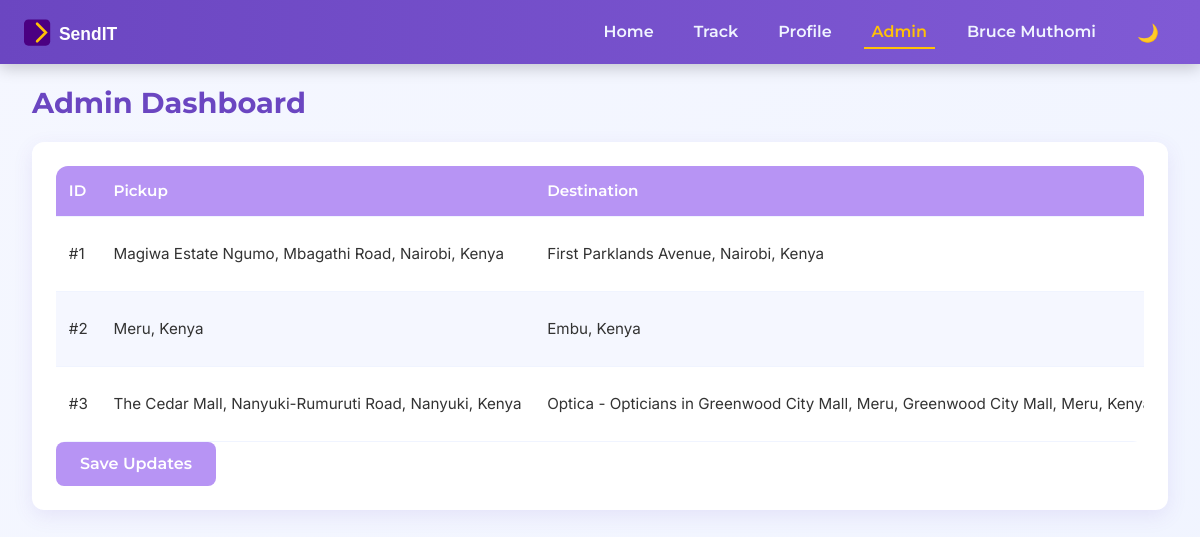
The page /admin (signed in) on the database its author committed.
### models.py (models this page shows)
class User(UserMixin, db.Model):
    id = db.Column(db.Integer, primary_key=True)
    username = db.Column(db.String(80), unique=True, nullable=False)
    email = db.Column(db.String(120), unique=True, nullable=False)
    password = db.Column(db.String(255), nullable=False)
    is_admin = db.Column(db.Boolean, default=False, nullable=False)
    parcels = db.relationship('Parcel', backref='user', lazy=True)

class Parcel(db.Model):
    id = db.Column(db.Integer, primary_key=True)
    pickup = db.Column(db.String(200), nullable=False)
    destination = db.Column(db.String(200), nullable=False)
    weight = db.Column(db.Float, nullable=False)
    distance = db.Column(db.Float)
    cost = db.Column(db.Float)
    status = db.Column(db.String(50), nullable=False, default='Pending')
    current_location = db.Column(db.String(200))
    created_at = db.Column(db.DateTime, nullable=False, default=datetime.utcnow)
    user_id = db.Column(db.Integer, db.ForeignKey('user.id'), nullable=False)
    tracking_number = db.Column(db.String(16), unique=True, nullable=False)
    tracking_history = db.Column(db.JSON, default=[])

### routes.py (the view, shortened to what this page needs)
    @app.route('/admin', methods=['GET', 'POST'])
    @login_required
    def admin():
        if not current_user.is_admin:
            flash('Access denied: Admins only.', 'danger')
            return redirect(url_for('index'))
        parcels = Parcel.query.all()
        return render_template('admin.html', parcels=parcels)

### app.py (called while the page is built)
@login_manager.user_loader
def load_user(user_id):
    from models import User
    return db.session.get(User, int(user_id))

### templates/admin.html (shortened to what this page needs)
{% extends "base.html" %}
{% block content %}
<div class="container">
    <h1>Admin Dashboard</h1>
    <div class="card">
        <form method="POST">
            <table class="parcel-table">
                <thead>
                    <tr>
                        <th>ID</th>
                        <th>Pickup</th>
                        <th>Destination</th>
                    </tr>
                </thead>
                <tbody>
                    {% for parcel in parcels %}
                    <tr>
                        <td>#{{ parcel.id }}</td>
                        <td>{{ parcel.pickup }}</td>
                        <td>{{ parcel.destination }}</td>
                    </tr>
                    {% endfor %}
                </tbody>
            </table>
            <button type="submit" class="btn btn-secondary">Save Updates</button>
        </form>
    </div>
</div>
{% endblock %}

### templates/base.html (shortened to what this page needs)
<!DOCTYPE html>
<html lang="en">
<head>
    <link rel="stylesheet" href="{{ url_for('static', filename='style.css') }}">
</head>
<body class="light-theme">
    <nav class="nav">
        <img src="{{ url_for('static', filename='logo.svg') }}" alt="SendIT Logo" class="nav-logo">
        <ul class="nav-links">
            <li><a href="{{ url_for('index') }}" {% if request.endpoint == 'index' %}class="active"{% endif %}>Home</a></li>
            <li><a href="{{ url_for('track') }}" {% if request.endpoint == 'track' %}class="active"{% endif %}>Track</a></li>
            {% if current_user.is_authenticated %}
                <li><a href="{{ url_for('profile') }}" {% if request.endpoint == 'profile' %}class="active"{% endif %}>Profile</a></li>
                {% if current_user.is_admin %}
                    <li><a href="{{ url_for('admin') }}" {% if request.endpoint == 'admin' %}class="active"{% endif %}>Admin</a></li>
                {% endif %}
                <li>
                    <span class="nav-username">{{ current_user.username }}</span>
                </li>
                <li>
                    <button id="theme-toggle" class="btn btn-small btn-theme-toggle" title="Toggle Theme">
                        <span class="theme-icon">🌙</span>
                    </button>
                </li>
            {% endif %}
        </ul>
    </nav>
    <div class="container">
        {% block content %}{% endblock %}
    </div>
</body>
</html>

### static/style.css (style rules this page uses)
* { margin: 0; padding: 0; box-sizing: border-box; font-family: 'Inter', sans-serif; touch-action: manipulation; }
body { background: linear-gradient(135deg, #f5f7ff 0%, #f0f4ff 100%); color: #333333; min-height: 100vh; line-height: 1.6; overflow-x: hidden; }
.nav { background: linear-gradient(90deg, #6b46c1 0%, #805ad5 100%); position: fixed; top: 0; left: 0; right: 0; padding: 0.75rem 1.5rem; display: flex; justify-content: space-between; align-items: center; box-shadow: 0 4px 15px rgba(0, 0, 0, 0.2); z-index: 1000; animation: fadeIn 0.5s ease-in; }
.nav-logo { height: 35px; transition: transform 0.3s ease; }
.nav-links { list-style: none; display: flex; gap: 1.5rem; align-items: center; }
.nav-links a { color: #f0f4ff; text-decoration: none; font-family: 'Montserrat', sans-serif; font-size: clamp(0.9rem, 2.5vw, 1rem); font-weight: 600; padding: 0.5rem; position: relative; transition: color 0.3s ease, transform 0.3s ease; }
.nav-links a:hover, .nav-links a.active { color: #FFC107; transform: translateY(-2px); }
.nav-links a.active::after { content: ''; position: absolute; bottom: 0; left: 0; width: 100%; height: 2px; background: #FFC107; animation: underline 0.3s ease; }
.nav-username { color: #f0f4ff; font-family: 'Montserrat', sans-serif; font-size: clamp(0.9rem, 2.5vw, 1rem); font-weight: 600; padding: 0.5rem; cursor: pointer; transition: color 0.3s ease; }
.btn-theme-toggle { background: transparent; border: 1px solid #f0f4ff; color: #f0f4ff; font-family: 'Montserrat', sans-serif; font-size: clamp(0.9rem, 2.5vw, 1rem); font-weight: 600; padding: 0.5rem; border-radius: 8px; display: flex; align-items: center; justify-content: center; width: 40px; height: 40px; transition: color 0.3s ease, border-color 0.3s ease, transform 0.3s ease; }
.btn-theme-toggle .theme-icon { font-size: clamp(1rem, 2.5vw, 1.1rem); }
.container { max-width: 100%; width: min(1280px, 100vw); margin: 5rem auto 1rem; padding: 0 1rem; }
.card { background: #fff; border-radius: 12px; box-shadow: 0 6px 20px rgba(107, 70, 193, 0.1); padding: 1.5rem; margin-bottom: 1.5rem; transition: transform 0.3s ease; }
h1, h2 { font-family: 'Montserrat', sans-serif; color: #6b46c1; font-weight: 700; margin-bottom: 1rem; }
h1 { font-size: clamp(1.5rem, 5vw, 1.8rem); }
.btn { padding: 0.7rem 1.5rem; border: none; border-radius: 8px; font-family: 'Montserrat', sans-serif; font-size: clamp(0.9rem, 2.5vw, 1rem); font-weight: 600; cursor: pointer; transition: background 0.3s ease, transform 0.3s ease, box-shadow 0.3s ease; margin-right: 0.5rem; min-height: 44px; }
.btn-secondary { background: #b794f4; color: #fff; }
.btn-small { padding: 0.5rem 1rem; font-size: clamp(0.85rem, 2vw, 0.9rem); min-height: 36px; }
.parcel-table { width: 100%; border-collapse: collapse; background: #fff; border-radius: 12px; overflow: hidden; display: block; overflow-x: auto; white-space: nowrap; }
.parcel-table th, .parcel-table td { padding: 0.8rem; text-align: left; border-bottom: 1px solid #f0f4ff; font-size: clamp(0.85rem, 2.5vw, 0.95rem); }
.parcel-table th { background: #b794f4; color: #fff; font-family: 'Montserrat', sans-serif; font-weight: 600; }
.parcel-table tr:nth-child(even) { background: #f5f7ff; }

### rows shown on the page
User: username "Bruce Muthomi"
Parcel: id "1", pickup "Magiwa Estate Ngumo, Mbagathi Road, Nairobi, Kenya", destination "First Parklands Avenue, Nairobi, Kenya"
Parcel: id "2", pickup "Meru, Kenya", destination "Embu, Kenya"
Parcel: id "3", pickup "The Cedar Mall, Nanyuki-Rumuruti Road, Nanyuki, Kenya", destination "Optica - Opticians in Greenwood City Mall, Meru, Greenwood City Mall, Meru,…"
